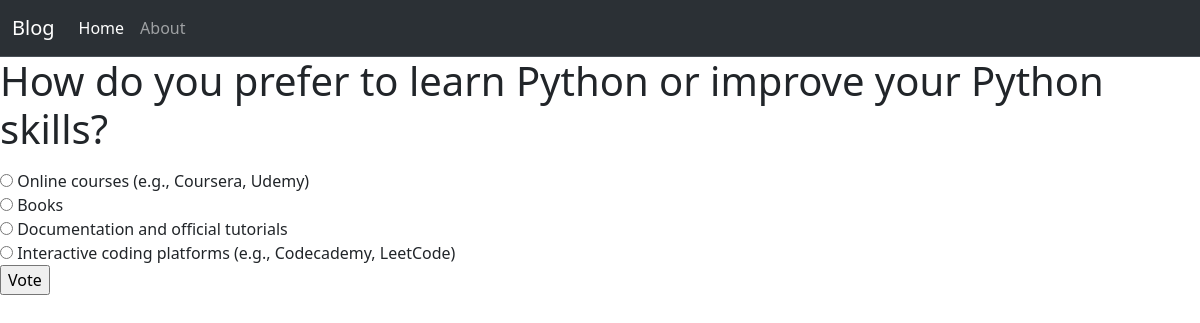
Page /polls/9/ on the committed database.
### polls/models.py (models this page shows, shortened)
class Question(models.Model):
    question_text=models.CharField(max_length=200)
    pub_date=models.DateTimeField(default=timezone.now)

class Choice(models.Model):
    question=models.ForeignKey(Question,on_delete=models.CASCADE)
    choice_text=models.CharField(max_length=200)
    votes=models.IntegerField(default=0)

### polls/views.py (the view)
# urls.py: path("<int:question_id>/", views.detail, name="detail"),
def detail(request, question_id):
    try:
        question = Question.objects.get(pk=question_id)
    except Question.DoesNotExist:
        raise Http404("Question does not exist")
    return render(request, "polls/detail.html", {"question": question})

### polls/templates/polls/detail.html (shortened to what this page needs)
{% extends 'polls/navbar.html'%}
{%block content%}
<form action="{% url 'polls:vote' question.id %}" method="post">
    <fieldset>
        <legend><h1>{{ question.question_text }}</h1></legend>
        {% for choice in question.choice_set.all %}
            <input type="radio" name="choice" id="choice{{ forloop.counter }}" value="{{ choice.id }}">
            <label for="choice{{ forloop.counter }}">{{ choice.choice_text }}</label><br>
        {% endfor %}
    </fieldset>
    <input type="submit" value="Vote">
    </form>
    {%endblock content%}

### rows in the picture
Question: question_text "How do you prefer to learn Python or improve your Python skills?"
Choice: choice_text "Online courses (e.g., Coursera, Udemy)"
Choice: choice_text "Books"
Choice: choice_text "Documentation and official tutorials"
Choice: choice_text "Interactive coding platforms (e.g., Codecademy, LeetCode)"
